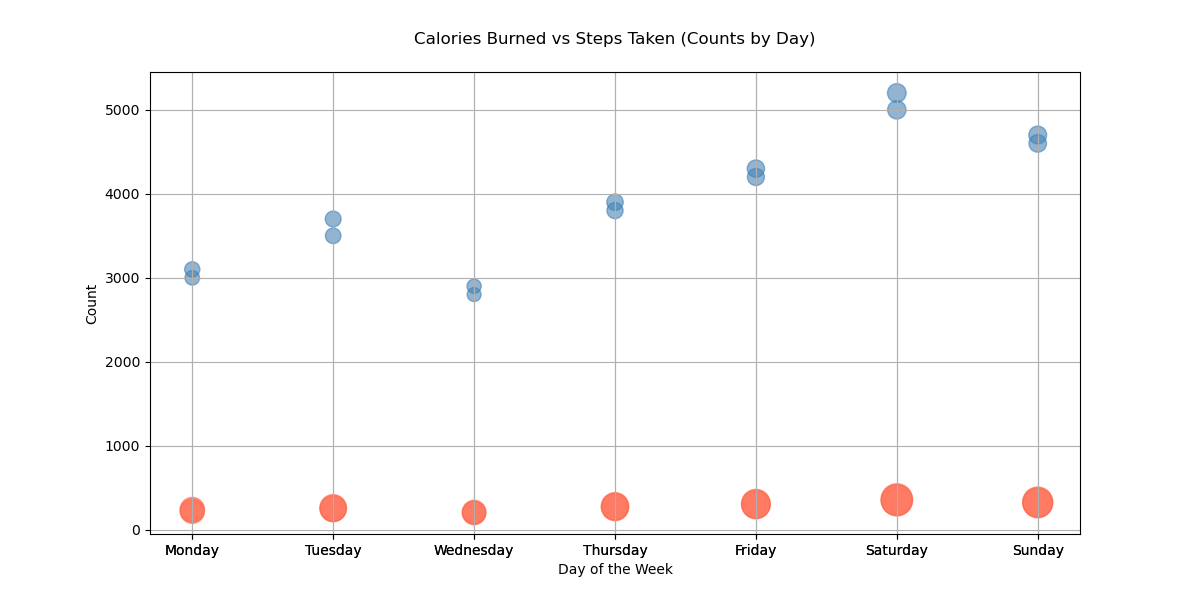

Generate this figure with Python:

import matplotlib.pyplot as plt

# Data points
days = ["Monday", "Tuesday", "Wednesday", "Thursday", "Friday", "Saturday", "Sunday",
        "Monday", "Tuesday", "Wednesday", "Thursday", "Friday", "Saturday", "Sunday"]
calories_burned = [220, 250, 200, 270, 300, 350, 320, 240, 260, 210, 280, 310, 360, 330]
steps_taken = [3000, 3500, 2800, 3800, 4200, 5000, 4600, 3100, 3700, 2900, 3900, 4300, 5200, 4700]

# Mapped days to x-axis numerical values to plot
day_mapping = {day: i for i, day in enumerate(days)}
day_indices = [day_mapping[day] for day in days]

# Scatterplot
plt.figure(figsize=(12, 6))  # Modify the width and height of the chart
plt.scatter(day_indices, calories_burned, s=[steps / 10 for steps in steps_taken], c='#FF6347', alpha=0.6)  # Modify color using a specific color code
plt.scatter(day_indices, steps_taken, s=[calories / 2 for calories in calories_burned], c='#4682B4', alpha=0.6)  # Add another set of data points

# Customizing the plot
plt.title('Calories Burned vs Steps Taken (Counts by Day)', pad=20)
plt.xlabel('Day of the Week')
plt.ylabel('Count')
plt.xticks(day_indices, days)  # Set x-axis ticks to be the days of the week
plt.grid(True)

# Show plot
plt.show()
